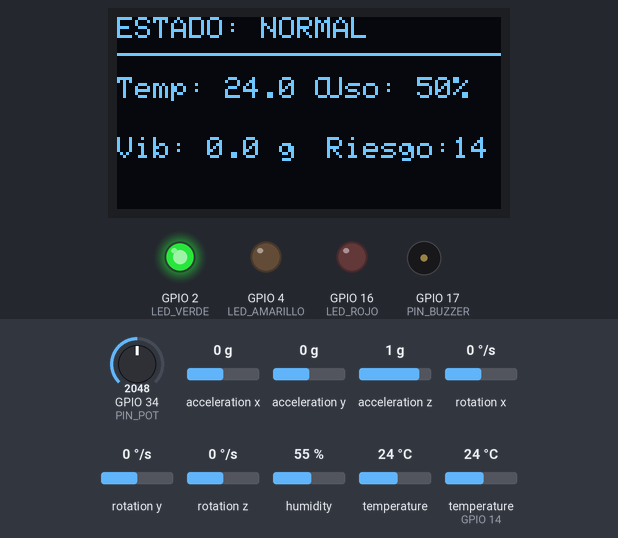
A sketch run on a simulated ESP32. On the bench: 128×64 one-colour display, output pins drawn as LEDs (lit = HIGH), buzzer (waves = sounding). Dashed ring = blinking. The test bench sets the inputs (shaded band); at power-on: GPIO 34 (PIN_POT) = 2048, acceleration x 0 g, acceleration y 0 g, acceleration z 1 g, rotation x 0 °/s, rotation y 0 °/s, rotation z 0 °/s, humidity 55 %, temperature 24 °C, temperature (sensor on GPIO 14) 24 °C. What the sketch prints to the serial monitor is not drawn.

Above: at 1.2 s.
1.3 s: GPIO 34 (PIN_POT) set to 2385
At 2.6 s:
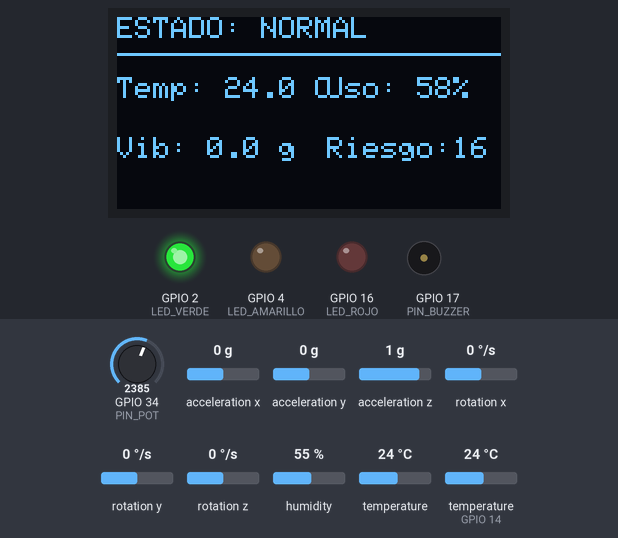
2.8 s: GPIO 34 (PIN_POT) set to 2520
At 4.3 s:
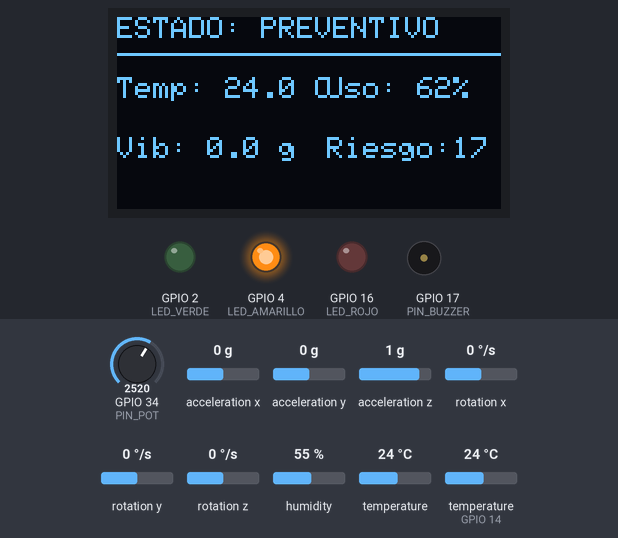
5.0 s: GPIO 34 (PIN_POT) set to 3451
At 6.2 s:
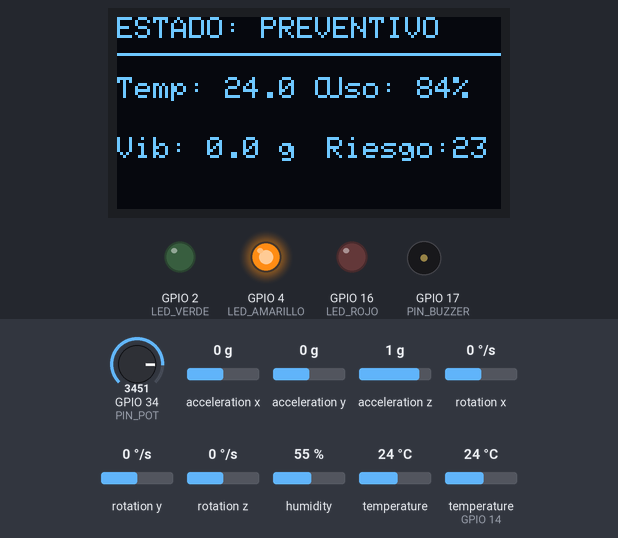
6.6 s: GPIO 34 (PIN_POT) set to 3544
At 7.49 s:
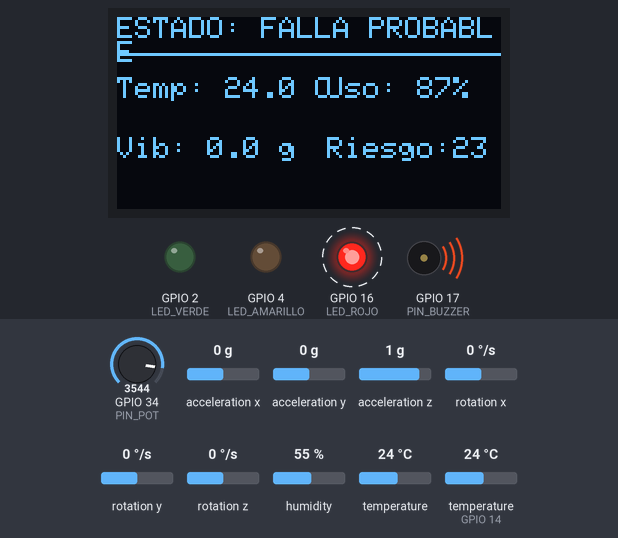
8.8 s: GPIO 34 (PIN_POT) set to 2866
At 10.3 s:
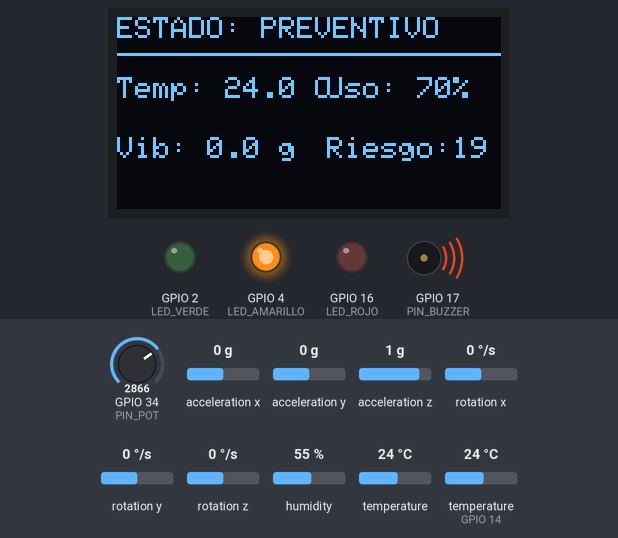
10.6 s: acceleration x set to -0.8 g
At 12.5 s:
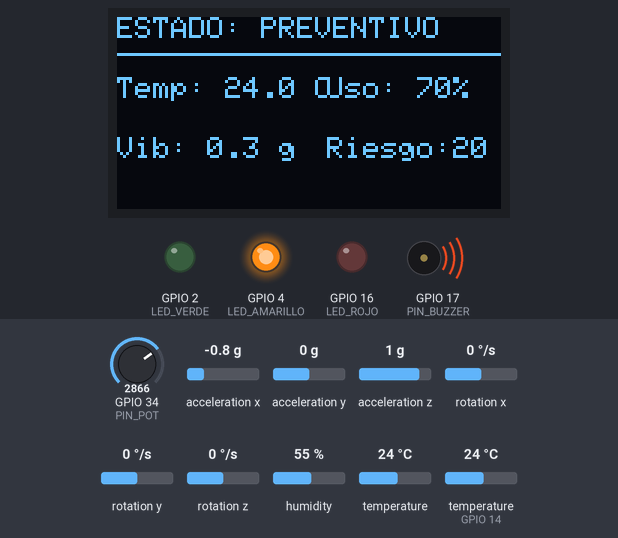
Timing chart, 0 to 13.5 s (numbered marks = the images above; inputs shaded):
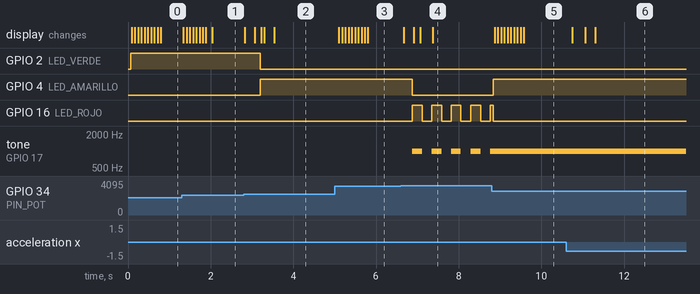

The sketch:

sketch.ino
```cpp
#include <Wire.h>
#include <Adafruit_GFX.h>
#include <Adafruit_SSD1306.h>
#include <DHT.h>
#include <Adafruit_MPU6050.h>
#include <Adafruit_Sensor.h>
#include <math.h>
#include "clasificador.h"
#include "estadisticas.h"
#include "alertas.h"
#include "telemetria.h"

// --- DEFINICIÓN DE PANTALLA OLED ---
#define SCREEN_WIDTH 128
#define SCREEN_HEIGHT 64
// Declaración del objeto display (conectado por I2C a los pines SDA=21, SCL=22)
Adafruit_SSD1306 display(SCREEN_WIDTH, SCREEN_HEIGHT, &Wire, -1);

// --- DEFINICIÓN DE PINES ---
const int LED_VERDE = 2;
const int LED_AMARILLO = 4;
const int LED_ROJO = 16;
const int PIN_BUZZER = 17;
const int PIN_POT = 34;
// DHT22 — pin de datos
const int PIN_DHT = 14;

// --- OBJETOS DE SENSORES ---
DHT dht(PIN_DHT, DHT22);
Adafruit_MPU6050 mpu;
bool mpuDisponible = false;

// --- FILTRO DE MEDIA MÓVIL ---
// Ventana circular de 10 muestras para estabilizar lecturas ruidosas
#define FILTER_SIZE 10
float bufTemp[FILTER_SIZE]; int idxTemp = 0, cntTemp = 0;
float bufVib [FILTER_SIZE]; int idxVib  = 0, cntVib  = 0;
float bufUso [FILTER_SIZE]; int idxUso  = 0, cntUso  = 0;

// --- VARIABLES PARA EL ESTADO: FALLA PROBABLE ---
unsigned long tiempoAnteriorFalla = 0;
const long intervaloFalla = 200;
bool estadoAlarmaFalla = false;

// --- VARIABLES PARA EL ESTADO: PREVENTIVO ---
unsigned long tiempoAnteriorPreventivo = 0;
bool estadoBuzzerPreventivo = false;
const long tiempoSilencioPreventivo = 60000; // 60 segundos en silencio
const long tiempoBeepPreventivo = 500;      // Un "beep" de 500 ms

void setup() {
  Serial.begin(115200);

  // Inicializar pines
  pinMode(LED_VERDE, OUTPUT);
  pinMode(LED_AMARILLO, OUTPUT);
  pinMode(LED_ROJO, OUTPUT);
  pinMode(PIN_BUZZER, OUTPUT);

  digitalWrite(LED_VERDE, LOW);
  digitalWrite(LED_AMARILLO, LOW);
  digitalWrite(LED_ROJO, LOW);
  noTone(PIN_BUZZER);

  // Inicializar bus I2C (SDA=21, SCL=22) antes de cualquier dispositivo I2C
  Wire.begin(21, 22);

  // Inicializar Pantalla OLED
  // El 0x3C es la dirección I2C estándar para estas pantallas
  if (!display.begin(SSD1306_SWITCHCAPVCC, 0x3C)) {
    Serial.println(F("Fallo al iniciar la pantalla OLED"));
    for (;;); // Detener el código si no encuentra la pantalla
  }

  // Limpiar pantalla al inicio
  display.clearDisplay();
  display.display();

  // Inicializar DHT22
  dht.begin();

  // Inicializar MPU6050 (dirección por defecto 0x68)
  mpuDisponible = mpu.begin();
  if (mpuDisponible) {
    mpu.setAccelerometerRange(MPU6050_RANGE_8_G);
    mpu.setFilterBandwidth(MPU6050_BAND_21_HZ);
  } else {
    Serial.println(F("MPU6050 no encontrado — vibracion en 0"));
  }

  // Pre-cargar buffers con valores seguros para que la media no arranque distorsionada
  for (int i = 0; i < FILTER_SIZE; i++) {
    bufTemp[i] = 25.0;
    bufVib[i]  = 0.0;
    bufUso[i]  = 0.0;
  }
  cntTemp = cntVib = cntUso = FILTER_SIZE;

  // Inicializar modulos de monitoreo serial
  inicializarEstadisticas();
  inicializarAlertas();
  inicializarTelemetria();
}

void loop() {
  // leer los 3 sensores
  float temperatura = leerTemperatura();
  float vibracion   = leerVibracion();
  float uso         = leerIntensidad();

  // clasificador IA: calcula el risk score y decide el estado
  float riskScore = calcularRiskScore(temperatura, vibracion, uso);
  int   estadoIA  = clasificarEstado(temperatura, vibracion, uso);
  int   riesgoPorcentaje = (int)(riskScore * 100.0);

  // logica de LEDs, buzzer y pantalla segun el estado
  unsigned long tiempoActual = millis();
  String estadoTexto = "";

  if (estadoIA == ESTADO_NORMAL) {
    estadoTexto = "NORMAL";
    digitalWrite(LED_VERDE, HIGH);
    digitalWrite(LED_AMARILLO, LOW);
    digitalWrite(LED_ROJO, LOW);
    noTone(PIN_BUZZER);
    estadoBuzzerPreventivo = false;

  } else if (estadoIA == ESTADO_PREVENTIVO) {
    estadoTexto = "PREVENTIVO";
    digitalWrite(LED_VERDE, LOW);
    digitalWrite(LED_AMARILLO, HIGH);
    digitalWrite(LED_ROJO, LOW);

    // beep intermitente cada 60 segundos
    if (estadoBuzzerPreventivo) {
      if (tiempoActual - tiempoAnteriorPreventivo >= tiempoBeepPreventivo) {
        tiempoAnteriorPreventivo = tiempoActual;
        estadoBuzzerPreventivo = false;
        noTone(PIN_BUZZER);
      }
    } else {
      if (tiempoActual - tiempoAnteriorPreventivo >= tiempoSilencioPreventivo) {
        tiempoAnteriorPreventivo = tiempoActual;
        estadoBuzzerPreventivo = true;
        tone(PIN_BUZZER, 1000);
      }
    }

  } else {
    estadoTexto = "FALLA PROBABLE";
    digitalWrite(LED_VERDE, LOW);
    digitalWrite(LED_AMARILLO, LOW);

    // alarma rapida: led rojo parpadea y buzzer alterna cada 200ms
    if (tiempoActual - tiempoAnteriorFalla >= intervaloFalla) {
      tiempoAnteriorFalla = tiempoActual;
      estadoAlarmaFalla = !estadoAlarmaFalla;
      digitalWrite(LED_ROJO, estadoAlarmaFalla ? HIGH : LOW);

      if (estadoAlarmaFalla) {
        tone(PIN_BUZZER, 1000);
      } else {
        noTone(PIN_BUZZER);
      }
    }
  }

  actualizarPantalla(estadoTexto, uso, temperatura, vibracion, riesgoPorcentaje);

  // Actualizar modulos de monitoreo serial
  actualizarEstadisticas(estadoIA, riskScore);
  actualizarAlertas(temperatura, vibracion, uso, estadoIA, riskScore);
  actualizarTelemetria(temperatura, vibracion, uso, estadoIA, riskScore);

  delay(50); // Pequeño retraso para que la pantalla no parpadee demasiado
}

// =========================================================================
// FUNCIONES DE LECTURA DE SENSORES
// =========================================================================

// Inserta valor en el buffer circular y devuelve el promedio de las últimas N lecturas.
float agregarFiltro(float* buf, int& idx, int& cnt, float valor) {
  buf[idx] = valor;
  idx = (idx + 1) % FILTER_SIZE;
  if (cnt < FILTER_SIZE) cnt++;
  float suma = 0.0;
  for (int i = 0; i < cnt; i++) suma += buf[i];
  return suma / cnt;
}

// Lee temperatura del DHT22, devuelve grados Celsius filtrados.
float leerTemperatura() {
  float temp = dht.readTemperature();
  if (isnan(temp) || temp < -40.0 || temp > 125.0) {
    // Lectura inválida: reutiliza el último valor del buffer
    int ultimoIdx = (idxTemp - 1 + FILTER_SIZE) % FILTER_SIZE;
    temp = (cntTemp > 0) ? bufTemp[ultimoIdx] : 25.0;
  }
  return agregarFiltro(bufTemp, idxTemp, cntTemp, temp);
}

// Lee vibración del MPU6050 como magnitud del vector de aceleración en g,
// restando la componente estática de la gravedad (1 g).
float leerVibracion() {
  if (!mpuDisponible) return 0.0;
  sensors_event_t a, g, t;
  mpu.getEvent(&a, &g, &t);
  float ax = a.acceleration.x / 9.81;
  float ay = a.acceleration.y / 9.81;
  float az = a.acceleration.z / 9.81;
  float magnitud  = sqrt(ax * ax + ay * ay + az * az);
  float vibracion = abs(magnitud - 1.0);
  return agregarFiltro(bufVib, idxVib, cntVib, vibracion);
}

// Lee el potenciómetro como simulador de intensidad de uso. Retorna 0–100 %.
float leerIntensidad() {
  int   raw        = analogRead(PIN_POT);
  float porcentaje = (raw / 4095.0) * 100.0;
  return agregarFiltro(bufUso, idxUso, cntUso, porcentaje);
}

// =========================================================================
// FUNCION INDEPENDIENTE PARA DIBUJAR EN LA PANTALLA
// =========================================================================
void actualizarPantalla(String estado, float uso, float temp, float vib, int riesgo) {
  display.clearDisplay(); // Borra lo que había antes

  // 1. TÍTULO / ESTADO CENTRAL
  display.setTextSize(1);
  display.setTextColor(SSD1306_WHITE);
  display.setCursor(0, 0);
  display.print("ESTADO: ");
  display.print(estado);

  // Línea separadora
  display.drawLine(0, 12, 128, 12, SSD1306_WHITE);

  // 2. COLUMNA IZQUIERDA (Temp y Vibración)
  display.setCursor(0, 20);
  display.print("Temp: ");
  display.print(temp, 1); // El ", 1" es para mostrar solo un decimal
  display.print(" C");

  display.setCursor(0, 40);
  display.print("Vib: ");
  display.print(vib, 1);
  display.print(" g");

  // 3. COLUMNA DERECHA (Uso y Riesgo)
  display.setCursor(70, 20);
  display.print("Uso: ");
  display.print(uso, 0);
  display.print("%");

  display.setCursor(70, 40);
  display.print("Riesgo:");
  display.print(riesgo);

  // Mostrar en la pantalla física
  display.display();
}
```

alertas.h
```cpp
#ifndef ALERTAS_H
#define ALERTAS_H

#include <Arduino.h>

// ESTADO INTERNO DEL LOG
static int           alertEstadoAnterior  = -1; // -1 = aun no hay lectura previa
static unsigned long alertEntradaEstadoMs = 0;
static float alertPicoTemp = -1000.0f;
static float alertPicoVib  = -1000.0f;
static float alertPicoUso  = -1000.0f;

// Hay que llamarlo una vez en setup(), despues de inicializarEstadisticas().
void inicializarAlertas() {
  alertEstadoAnterior  = -1;
  alertEntradaEstadoMs = millis();
  alertPicoTemp = alertPicoVib = alertPicoUso = -1000.0f;
}

// Imprime la linea de alerta con la transicion, duracion y picos del
// segmento de estado que acaba de terminar.
static void enviarLineaAlerta(int estadoAnterior, int estadoNuevo, unsigned long duracionMs,
                               float pTemp, float pVib, float pUso, float riskScore) {
  Serial.print(F("ALERT,"));
  Serial.print(statFormatearTimestamp(millis()));
  Serial.print(",");
  Serial.print(statNombreEstado(estadoAnterior));
  Serial.print("->");
  Serial.print(statNombreEstado(estadoNuevo));
  Serial.print(",duracion_seg=");
  Serial.print(duracionMs / 1000.0, 1);
  Serial.print(",pico_temp=");
  Serial.print(pTemp, 2);
  Serial.print(",pico_vib=");
  Serial.print(pVib, 2);
  Serial.print(",pico_uso=");
  Serial.print(pUso, 1);
  Serial.print(",risk_score=");
  Serial.println(riskScore, 3);
}

// Hay que llamarlo en cada loop(), despues de calcular estadoIA y riskScore.
// Va acumulando los picos de cada sensor mientras el equipo permanece en
// el mismo estado; en cuanto detecta un cambio, cierra ese segmento,
// imprime la alerta y reinicia los picos para el nuevo estado.
void actualizarAlertas(float temp, float vib, float uso, int estado, float riskScore) {
  unsigned long ahora = millis();

  // primera lectura: solo arranca el seguimiento, no genera alerta
  if (alertEstadoAnterior == -1) {
    alertEstadoAnterior  = estado;
    alertEntradaEstadoMs = ahora;
    alertPicoTemp = temp;
    alertPicoVib  = vib;
    alertPicoUso  = uso;
    return;
  }

  // actualizar picos del segmento de estado actual
  if (temp > alertPicoTemp) alertPicoTemp = temp;
  if (vib  > alertPicoVib)  alertPicoVib  = vib;
  if (uso  > alertPicoUso)  alertPicoUso  = uso;

  // cambio de estado: cerrar el segmento anterior y loguear la alerta
  if (estado != alertEstadoAnterior) {
    unsigned long duracionMs = ahora - alertEntradaEstadoMs;
    enviarLineaAlerta(alertEstadoAnterior, estado, duracionMs,
                       alertPicoTemp, alertPicoVib, alertPicoUso, riskScore);

    alertEstadoAnterior  = estado;
    alertEntradaEstadoMs = ahora;
    alertPicoTemp = temp;
    alertPicoVib  = vib;
    alertPicoUso  = uso;
  }
}

#endif
```

clasificador.h
```cpp
/*
 * clasificador.h
 * Logica del clasificador para mantenimiento predictivo
 * Decide si el equipo esta NORMAL, PREVENTIVO o en FALLA PROBABLE
 * usando temperatura, vibracion e intensidad de uso
 */

#ifndef CLASIFICADOR_H
#define CLASIFICADOR_H

#include <Arduino.h>

// estados del equipo
enum EstadoEquipo {
    ESTADO_NORMAL      = 0,
    ESTADO_PREVENTIVO  = 1,
    ESTADO_FALLA       = 2
};

// umbrales de cada sensor (IEC 60085 para temp, ISO 10816 para vibracion)
const float TEMP_UMBRAL_NORMAL     = 50.0f;
const float TEMP_UMBRAL_PREVENTIVO = 75.0f;
const float VIB_UMBRAL_NORMAL      = 2.0f;
const float VIB_UMBRAL_PREVENTIVO  = 5.0f;
const float USO_UMBRAL_NORMAL      = 60.0f;
const float USO_UMBRAL_PREVENTIVO  = 85.0f;

// pesos para el risk score
const float PESO_TEMPERATURA = 0.4f;
const float PESO_VIBRACION   = 0.35f;
const float PESO_USO_MOTOR   = 0.25f;

// umbrales del score final
const float SCORE_UMBRAL_NORMAL     = 0.45f;
const float SCORE_UMBRAL_PREVENTIVO = 0.75f;


// pone un valor en el rango de 0 a 1
float normalizarValor(float valor, float minimo, float maximo) {
    if (maximo <= minimo) return 0.0f;
    float norm = (valor - minimo) / (maximo - minimo);
    if (norm < 0.0f) norm = 0.0f;
    if (norm > 1.0f) norm = 1.0f;
    return norm;
}

// calcula el risk score ponderado, retorna de 0.0 a 1.0
float calcularRiskScore(float temperatura, float vibracion, float uso) {
    float tNorm = normalizarValor(temperatura, 20.0f, 100.0f);
    float vNorm = normalizarValor(vibracion,    0.0f,  10.0f);
    float uNorm = normalizarValor(uso,          0.0f, 100.0f);

    float score = (tNorm * PESO_TEMPERATURA)
                + (vNorm * PESO_VIBRACION)
                + (uNorm * PESO_USO_MOTOR);

    if (score < 0.0f) score = 0.0f;
    if (score > 1.0f) score = 1.0f;
    return score;
}

// arbol de decision entrenado con sklearn y pasado a if/else
// basicamente replica lo que aprendio el DecisionTree con 15000 ejemplos
int clasificarEstadoArbol(float temperatura, float vibracion, float uso) {
    if (vibracion <= 4.9985f) {
        if (vibracion <= 2.0000f) {
            if (uso <= 59.9981f) {
                if (temperatura <= 50.0001f) {
                    return 0;  // NORMAL
                } else {
                    if (temperatura <= 75.0012f) {
                        return 1;  // PREVENTIVO
                    } else {
                        return 2;  // FALLA
                    }
                }
            } else {
                if (uso <= 85.0315f) {
                    if (temperatura <= 74.9564f) {
                        return 1;  // PREVENTIVO
                    } else {
                        return 2;  // FALLA
                    }
                } else {
                    return 2;  // FALLA
                }
            }
        } else {
            if (temperatura <= 74.9766f) {
                if (uso <= 85.0065f) {
                    return 1;  // PREVENTIVO
                } else {
                    return 2;  // FALLA
                }
            } else {
                return 2;  // FALLA
            }
        }
    } else {
        // vibracion mayor a 5g, siempre es falla
        return 2;
    }
}

// funcion principal que combina el arbol con el risk score
// siempre elige el estado mas peligroso entre los dos para no dejar pasar nada
int clasificarEstado(float temperatura, float vibracion, float uso) {
    float riskScore = calcularRiskScore(temperatura, vibracion, uso);
    int estadoArbol = clasificarEstadoArbol(temperatura, vibracion, uso);

    // clasificar tambien por el score
    int estadoScore;
    if (riskScore >= SCORE_UMBRAL_PREVENTIVO) {
        estadoScore = ESTADO_FALLA;
    } else if (riskScore >= SCORE_UMBRAL_NORMAL) {
        estadoScore = ESTADO_PREVENTIVO;
    } else {
        estadoScore = ESTADO_NORMAL;
    }

    // el que sea mas alto (mas peligroso) gana
    return (estadoArbol > estadoScore) ? estadoArbol : estadoScore;
}

#endif
```

telemetria.h
```cpp
#ifndef TELEMETRIA_H
#define TELEMETRIA_H

#include <Arduino.h>

// CONFIGURACION
// Cada cuanto se envia una linea DATA con las lecturas actuales (ajustable)
const unsigned long INTERVALO_TELEMETRIA_MS = 5000; // 5 segundos

// CONTROL INTERNO
static unsigned long telemUltimoEnvioMs = 0;

//Hay que llamarlo una vez en setup(), despues de inicializarEstadisticas().
// Manda la cabecera CSV una sola vez, para que el que lea el puerto serial
//sepa que representa cada columna de las lineas DATA.
void inicializarTelemetria() {
  Serial.println(F("HDR,timestamp,temperatura_c,vibracion_g,intensidad_pct,estado,risk_score"));
  telemUltimoEnvioMs = millis();
}

// Imprime una linea de datos CSV con la lectura actual
static void enviarLineaDatos(float temp, float vib, float uso, int estado, float riskScore) {
  Serial.print(F("DATA,"));
  Serial.print(statFormatearTimestamp(millis()));
  Serial.print(",");
  Serial.print(temp, 2);
  Serial.print(",");
  Serial.print(vib, 2);
  Serial.print(",");
  Serial.print(uso, 1);
  Serial.print(",");
  Serial.print(statNombreEstado(estado));
  Serial.print(",");
  Serial.println(riskScore, 3);
}

// Hay que llamarlo en cada loop(), despues de calcular estadoIA y riskScore.
// Solo manda una linea DATA cuando se cumple el intervalo configurado,
// para no poner full el puerto serial con una linea cada ~50 ms.
void actualizarTelemetria(float temp, float vib, float uso, int estado, float riskScore) {
  unsigned long ahora = millis();
  if (ahora - telemUltimoEnvioMs >= INTERVALO_TELEMETRIA_MS) {
    telemUltimoEnvioMs = ahora;
    enviarLineaDatos(temp, vib, uso, estado, riskScore);
  }
}

#endif
```

Source omitted: estadisticas.h (3872 bytes)

Measured:
- the behaviour switches between 2456 and 2457 on GPIO 34 (PIN_POT) (found by bisection; images 1 and 2)
- the behaviour switches between 3482 and 3483 on GPIO 34 (PIN_POT) (found by bisection; images 3 and 4)
- after the input at 1.3 s, the display: first changes at once (image 1 shows a later state)
- after the input at 2.8 s, GPIO 2 (LED_VERDE): HIGH → LOW after 0.39 s; GPIO 4 (LED_AMARILLO): LOW → HIGH after 0.39 s; the display: first changes at once (image 2 shows a later state)
- after the input at 5.0 s, the display: first changes after 0.10 s (image 3 shows a later state)
- after the input at 6.6 s, GPIO 4 (LED_AMARILLO): HIGH → LOW after 0.28 s; GPIO 16 (LED_ROJO): alternates HIGH for 0.23 s and LOW for 0.23 s, starting after 0.28 s; tone on GPIO 17 (PIN_BUZZER): alternates 1000 Hz for 0.23 s and silent for 0.23 s, starting after 0.28 s; the display: first changes after 0.07 s (image 4 shows a later state)
- after the input at 8.8 s, GPIO 4 (LED_AMARILLO): LOW → HIGH at once; tone on GPIO 17 (PIN_BUZZER): stops changing and stays 1000 Hz; the display: first changes after 0.07 s (image 5 shows a later state)
- after the input at 10.6 s, the display: first changes after 0.15 s (image 6 shows a later state)
